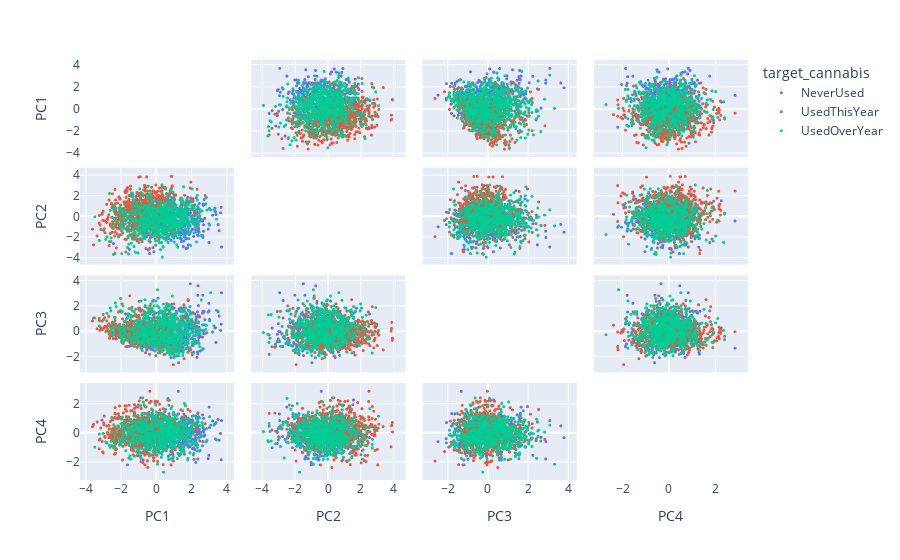

This figure's notebook cell:
### Markdown cell above
Dans tous les cas de figure, c'est illisible.  De plus, on peut voir que la colonne nombre de drogues posent problème
<br><br>
Désormais, 2D PCA graph with the principal components.

### Code cell
labels = {
    str(i): f"PC {i+1} ({var:.1f}%)"
    for i, var in enumerate(pca.explained_variance_ratio_ * 100)
}

fig = px.scatter_matrix(
    pca_df,
    labels=labels,
    dimensions=pca_df.columns[:-1],
    color=pca_df["target_cannabis"]
)
fig.update_traces(diagonal_visible=False,marker={'size': 3})
fig.show()

### Figure 1 — Plotly figure (JSON) as saved in the notebook; plotly's stock layout.template omitted (floating-point values rounded to 4 significant figures; data arrays with more than 128 entries replaced by an {"elided": "..."} marker saying what was removed)
{"data": [{"diagonal": {"visible": false}, "dimensions": [{"axis": {"matches": true}, "label": "PC1", "values": {"elided": "412 float values"}}, {"axis": {"matches": true}, "label": "PC2", "values": {"elided": "412 float values"}}, {"axis": {"matches": true}, "label": "PC3", "values": {"elided": "412 float values"}}, {"axis": {"matches": true}, "label": "PC4", "values": {"elided": "412 float values"}}], "hovertemplate": "target_cannabis=NeverUsed<br>%{xaxis.title.text}=%{x}<br>%{yaxis.title.text}=%{y}<extra></extra>", "legendgroup": "NeverUsed", "marker": {"color": "#636efa", "size": 3, "symbol": "circle"}, "name": "NeverUsed", "showlegend": true, "type": "splom"}, {"diagonal": {"visible": false}, "dimensions": [{"axis": {"matches": true}, "label": "PC1", "values": {"elided": "778 float values"}}, {"axis": {"matches": true}, "label": "PC2", "values": {"elided": "778 float values"}}, {"axis": {"matches": true}, "label": "PC3", "values": {"elided": "778 float values"}}, {"axis": {"matches": true}, "label": "PC4", "values": {"elided": "778 float values"}}], "hovertemplate": "target_cannabis=UsedThisYear<br>%{xaxis.title.text}=%{x}<br>%{yaxis.title.text}=%{y}<extra></extra>", "legendgroup": "UsedThisYear", "marker": {"color": "#EF553B", "size": 3, "symbol": "circle"}, "name": "UsedThisYear", "showlegend": true, "type": "splom"}, {"diagonal": {"visible": false}, "dimensions": [{"axis": {"matches": true}, "label": "PC1", "values": {"elided": "679 float values"}}, {"axis": {"matches": true}, "label": "PC2", "values": {"elided": "679 float values"}}, {"axis": {"matches": true}, "label": "PC3", "values": {"elided": "679 float values"}}, {"axis": {"matches": true}, "label": "PC4", "values": {"elided": "679 float values"}}], "hovertemplate": "target_cannabis=UsedOverYear<br>%{xaxis.title.text}=%{x}<br>%{yaxis.title.text}=%{y}<extra></extra>", "legendgroup": "UsedOverYear", "marker": {"color": "#00cc96", "size": 3, "symbol": "circle"}, "name": "UsedOverYear", "showlegend": true, "type": "splom"}], "layout": {"dragmode": "select", "legend": {"title": {"text": "target_cannabis"}, "tracegroupgap": 0}, "margin": {"t": 60}}}
